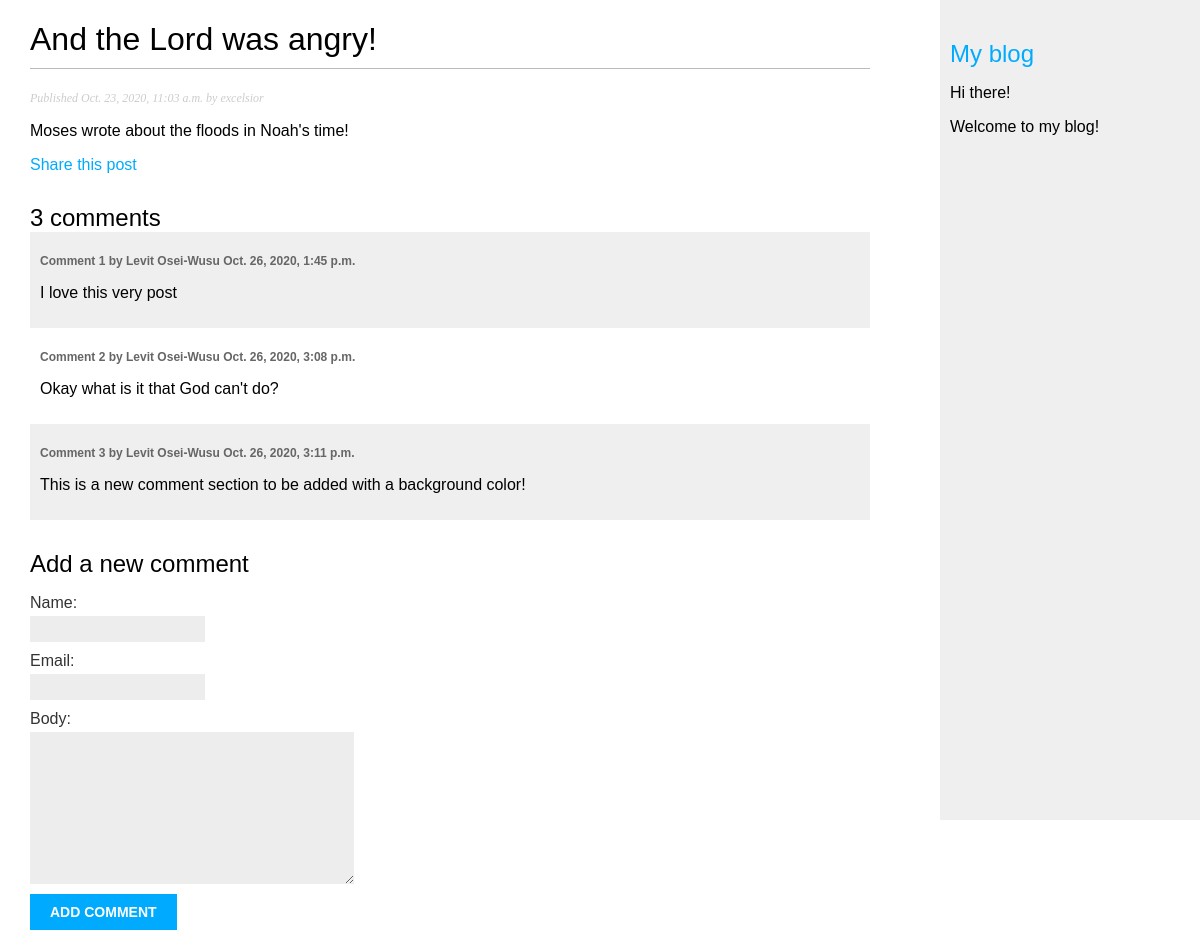
/blog/2020/10/23/and-lord-was-angry/, run on an earlier commit of the app's database.
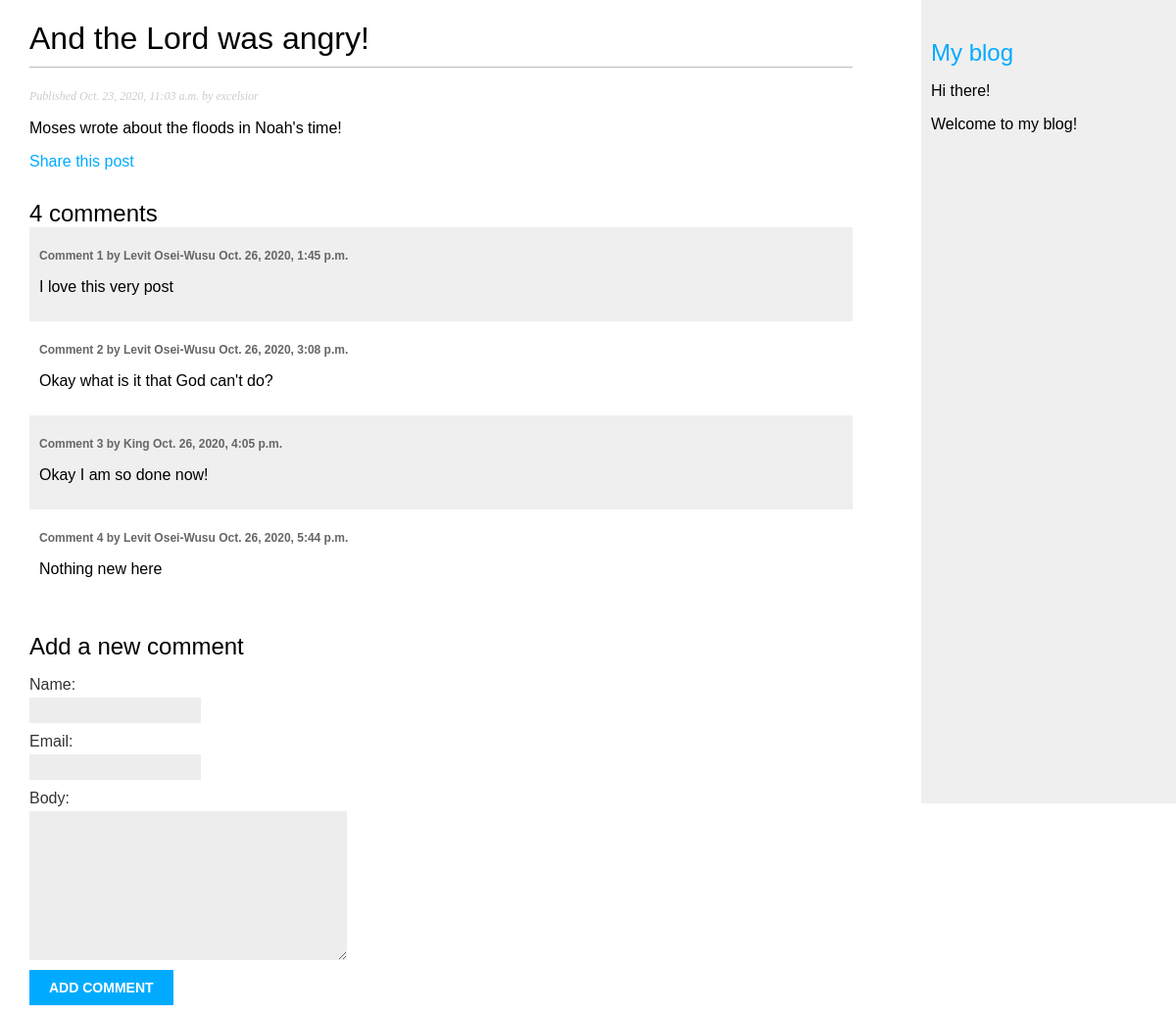
And on a later commit of the database.
### blog/models.py (models this page shows, shortened)
class Comment(models.Model):
    post = models.ForeignKey(Post, on_delete=models.CASCADE, related_name='comments')
    name = models.CharField(max_length=80)
    email = models.EmailField()
    body = models.TextField()
    created = models.DateTimeField(auto_now_add=True)
    updated = models.DateTimeField(auto_now=True)
    active = models.BooleanField(default=True)
    class Meta:
        ordering = ('created',)

### blog/views.py (the view)
# urls.py: path('<int:year>/<int:month>/<int:day>/<slug:post>/', views.post_detail, name='post_detail'),
def post_detail(request, year, month, day, post):
    post = get_object_or_404(Post, slug=post,
                              status='published',
                              publish__year=year,
                              publish__month=month,
                              publish__day=day)
    comments = post.comments.filter(active=True)
    new_comment = None
    if request.method == 'POST':
        form = CommentForm(data=request.POST)
        if form.is_valid():
            new_comment = form.save(commit=False)
            new_comment.post = post
            new_comment.save()
    else:
        form = CommentForm()
    return render(request, 'blog/post/detail.html', {'post': post,
                                                     'comments': comments,
                                                     'new_comment': new_comment,
                                                     'form': form})

### blog/forms.py
class CommentForm(forms.ModelForm):
    class Meta:
        model = Comment
        fields = ('name', 'email', 'body')

### blog/templates/blog/post/detail.html (shortened to what this page needs)
{% extends 'blog/base.html' %}
{% block content %}
<h1>{{ post.title }}</h1>
<p class="date">Published {{ post.publish }} by {{ post.author }}</p>
{{ post.body|linebreaks }}
<p>
    <a href="{% url 'blog:post_share' post.id %}"> Share this post</a>
</p>
{% with comments.count as total_comments %}
<h2>
    {{total_comments}} comment{{total_comments|pluralize}}
</h2>
{% endwith %}
{% for comment in comments %}
<div class="comment">
    <p class="info">
        Comment {{ forloop.counter }} by {{ comment.name }} {{ comment.created }}
    </p>
    {{ comment.body|linebreaks }}
</div>
    {% empty %}
    <p>There are no comments yet.</p>
{% endfor %}
{% if new_comment %}
<h2> <i>Your comment has been added. </i> </h2>
{% else %}
<h2> Add a new comment </h2>
<form method="POST">
    {{ form.as_p }}
    <p><input type="submit" value="Add comment"></p>
</form>
{% endif %}
{% endblock %}

What changed in the data, as far as the page shows it:
no longer on this page (row edited): Comment: name "Levit Osei-Wusu", created "Oct. 26, 2020, 3:11 p.m.", body "This is a new comment section to be added with a background color!"
added Comment: name "King", created "Oct. 26, 2020, 4:05 p.m.", body "Okay I am so done now!"
added Comment: name "Levit Osei-Wusu", created "Oct. 26, 2020, 5:44 p.m.", body "Nothing new here"
Also different on the page:
{{ total_comments }}: "3" → "4"
